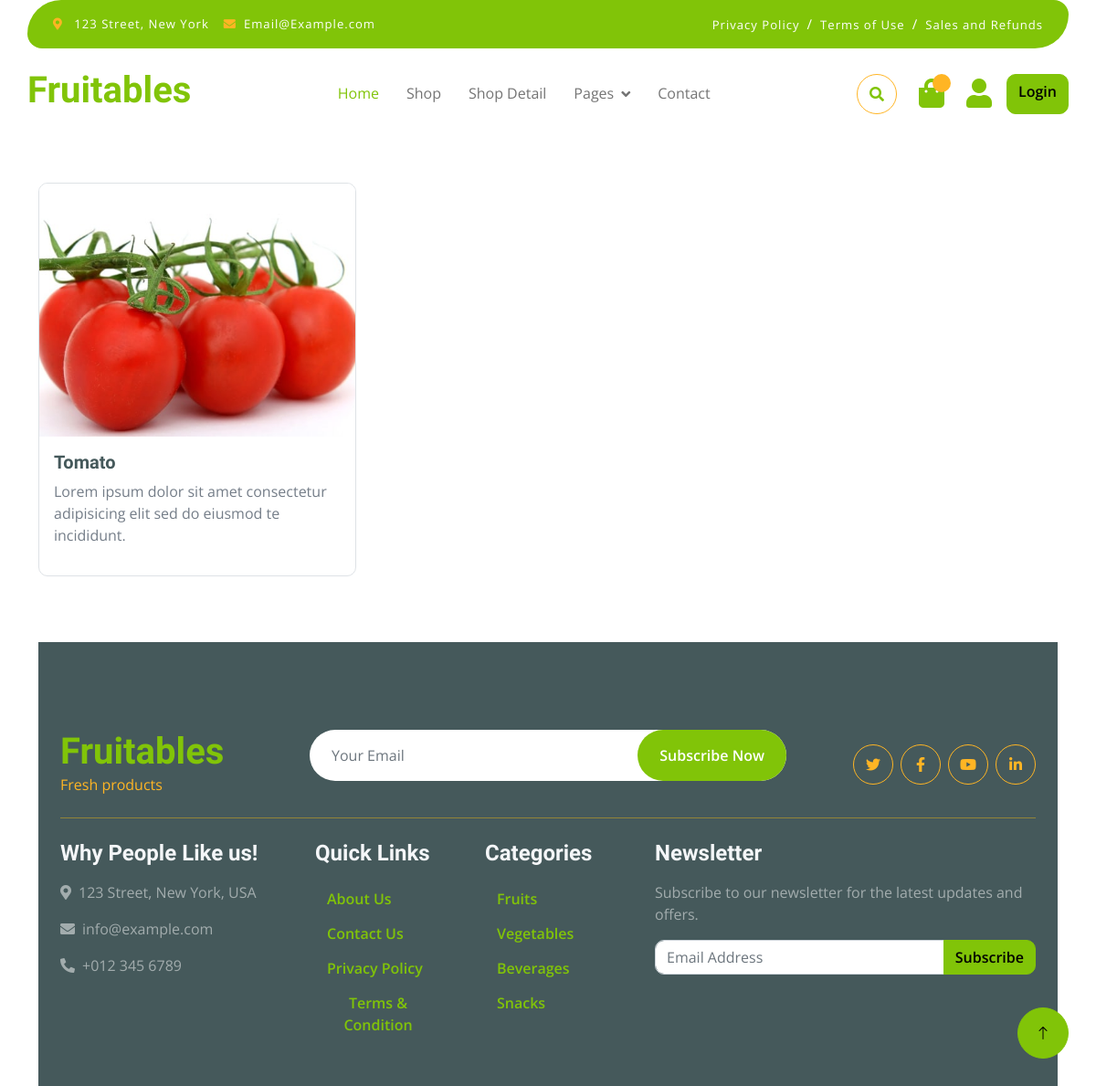
The app's page /category/, older data.
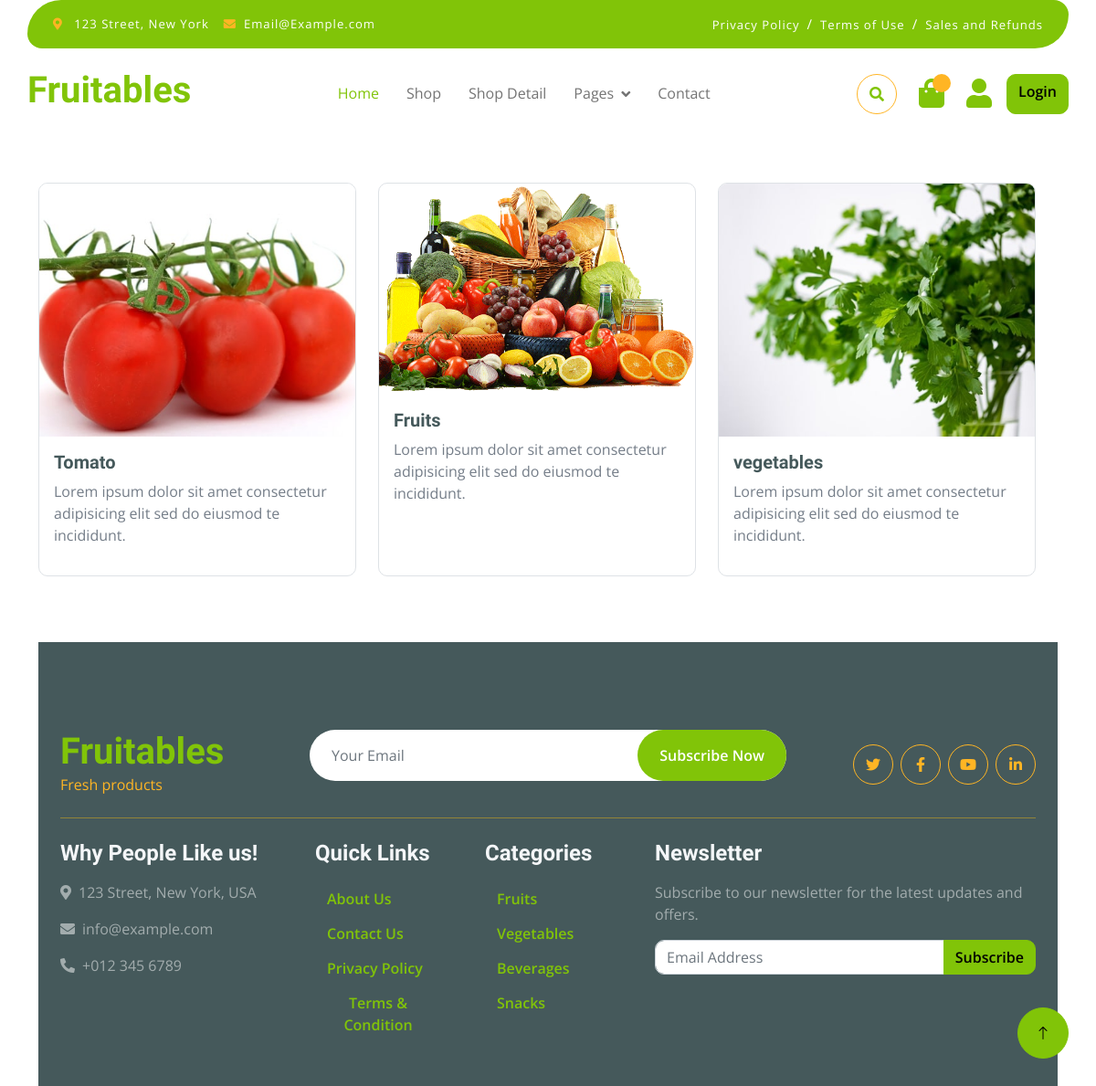
The same page, newer data.
### core/models.py (models this page shows, shortened)
class Category(models.Model):
    cid = ShortUUIDField(unique=True, length=10,max_length=20,prefix="cat",alphabet="sbjahdnck")
    title = models.CharField(max_length=100)
    image = models.ImageField(upload_to="category")
    class Meta:
        verbose_name_plural = "categories"

### core/views.py (the view)
# urls.py: path('category/',views.category_list_view,name="category-list"),
def category_list_view(request):
    categories = Category.objects.all()
    context = {"categories": categories}
    return render(request, "core/category-list.html", context)

### templates/core/category-list.html (shortened to what this page needs)
{% extends 'partials/base.html' %}
{% load static %}
{% block content %}
<div class="container" style="margin-top: 200px;">
    <div class="row mb-5">
    <div class="row">
        {% if categories %}
            {% for c in categories %}
            <div class="col-md-4 mb-4">
                <div class="card h-100">
                    <img src="{{ c.image.url }}" class="card-img-top" alt="{{ c.title }}">
                    <div class="card-body">
                        <h5 class="card-title font-weight-bold">{{ c.title }}</h5>
                        <p class="card-text">Lorem ipsum dolor sit amet consectetur adipisicing elit sed do eiusmod te incididunt.</p>
                    </div>
                </div>
            </div>
            {% endfor %}
        {% else %}
            <p>No categories available.</p>
        {% endif %}
    </div>
</div>
{% endblock content %}

### templates/partials/base.html (shortened to what this page needs)
{% load static %}
<!DOCTYPE html>
<html lang="en">
<head>
    <link rel="stylesheet" href="https://use.fontawesome.com/releases/v5.15.4/css/all.css"/>
    <link href="https://cdn.jsdelivr.net/npm/bootstrap-icons@1.4.1/font/bootstrap-icons.css" rel="stylesheet">
    <link href="{% static 'lib/lightbox/css/lightbox.min.css' %}" rel="stylesheet">
    <link href="{% static 'lib/owlcarousel/assets/owl.carousel.min.css' %}" rel="stylesheet">
    <link href="{% static 'assets/css/bootstrap.min.css' %}" rel="stylesheet">
    <link href="{% static 'assets/css/style.css' %}" rel="stylesheet">
</head>
<body>
    <div class="container-fluid fixed-top">
        <div class="container topbar bg-primary d-none d-lg-block">
            <div class="d-flex justify-content-between">
                <div class="top-info ps-2">
                    <small class="me-3"><i class="fas fa-map-marker-alt me-2 text-secondary"></i> <a href="#" class="text-white">123 Street, New York</a></small>
                    <small class="me-3"><i class="fas fa-envelope me-2 text-secondary"></i><a href="#" class="text-white">Email@Example.com</a></small>
                </div>
                <div class="top-link pe-2">
                    <a href="#" class="text-white"><small class="text-white mx-2">Privacy Policy</small>/</a>
                    <a href="#" class="text-white"><small class="text-white mx-2">Terms of Use</small>/</a>
                    <a href="#" class="text-white"><small class="text-white ms-2">Sales and Refunds</small></a>
                </div>
            </div>
        </div>
        <div class="container px-0">
            <nav class="navbar navbar-light bg-white navbar-expand-xl">
                <a href="{% url 'core:index' %}" class="navbar-brand"><h1 class="text-primary display-6">Fruitables</h1></a>
                <div class="collapse navbar-collapse bg-white" id="navbarCollapse">
                    <div class="navbar-nav mx-auto">
                        <a href="{% url 'core:index' %}" class="nav-item nav-link active">Home</a>
                        <a href="{% url 'core:shop' %}" class="nav-item nav-link ">Shop</a>
                        <a href="{% url 'core:shop_details' %}" class="nav-item nav-link">Shop Detail</a>
                        <div class="nav-item dropdown">
                            <a href="#" class="nav-link dropdown-toggle" data-bs-toggle="dropdown">Pages</a>
                        </div>
                        <a href="{% url 'core:contact' %}" class="nav-item nav-link ">Contact</a>
                    </div>
                    <div class="d-flex m-3 me-0">
                        <button class="btn-search btn border border-secondary btn-md-square rounded-circle bg-white me-4" data-bs-toggle="modal" data-bs-target="#searchModal"><i class="fas fa-search text-primary"></i></button>
                        <a href="#" class="position-relative me-4 my-auto">
                            <i class="fa fa-shopping-bag fa-2x"></i>
                            <span class="position-absolute bg-secondary rounded-circle d-flex align-items-center justify-content-center text-dark px-1"
                            style="top: -5px; left: 15px; height: 20px; min-width: 20px;">
                        </a>
                            <a href="#" class="my-auto">
                                <i class="fas fa-user fa-2x"></i>
                            </a>
                            {% if user.is_authenticated %}
                            <a href="{% url 'userauths:sign-out' %}" class="btn btn-danger ms-3">Logout</a>
                            {% else %}
                            <a href="{% url 'userauths:sign-in' %}" class="btn btn-primary ms-3">Login</a>
                            {% endif %}
                    </div>
                </div>
            </nav>
        </div>
    </div>
    {% block content %}
    {% endblock content %}
    <div class="container-fluid bg-dark text-white-50 footer pt-5 mt-5">
        <div class="container py-5">
            <div class="pb-4 mb-4" style="border-bottom: 1px solid rgba(226, 175, 24, 0.5);">
                <div class="row g-4">
                    <div class="col-lg-3">
                        <a href="#">
                            <h1 class="text-primary mb-0">Fruitables</h1>
                            <p class="text-secondary mb-0">Fresh products</p>
                        </a>
                    </div>
                    <div class="col-lg-6">
                        <div class="position-relative mx-auto">
                            <input class="form-control border-0 w-100 py-3 px-4 rounded-pill" type="number" placeholder="Your Email">
                            <button type="submit" class="btn btn-primary border-0 border-secondary py-3 px-4 position-absolute rounded-pill text-white" style="top: 0; right: 0;">Subscribe Now</button>
                        </div>
                    </div>
                    <div class="col-lg-3">
                        <div class="d-flex justify-content-end pt-3">
                            <a class="btn btn-outline-secondary me-2 btn-md-square rounded-circle" href=""><i class="fab fa-twitter"></i></a>
                            <a class="btn btn-outline-secondary me-2 btn-md-square rounded-circle" href=""><i class="fab fa-facebook-f"></i></a>
                            <a class="btn btn-outline-secondary me-2 btn-md-square rounded-circle" href=""><i class="fab fa-youtube"></i></a>
                            <a class="btn btn-outline-secondary btn-md-square rounded-circle" href=""><i class="fab fa-linkedin-in"></i></a>
                        </div>
                    </div>
                </div>
            </div>
            <div class="row g-5">
                <div class="col-lg-3 col-md-6">
                    <div class="footer-item">
                        <h4 class="text-light mb-3">Why People Like us!</h4>
                        <p><i class="fa fa-map-marker-alt me-2"></i>123 Street, New York, USA</p>
                        <p><i class="fa fa-envelope me-2"></i>info@example.com</p>
                        <p><i class="fa fa-phone-alt me-2"></i>+012 345 6789</p>
                    </div>
                </div>
                <div class="col-lg-2 col-md-6">
                    <div class="footer-item">
                        <h4 class="text-light mb-3">Quick Links</h4>
                        <a class="btn btn-link" href="#">About Us</a>
                        <a class="btn btn-link" href="#">Contact Us</a>
                        <a class="btn btn-link" href="#">Privacy Policy</a>
                        <a class="btn btn-link" href="#">Terms & Condition</a>
                    </div>
                </div>
                <div class="col-lg-2 col-md-6">
                    <div class="footer-item">
                        <h4 class="text-light mb-3">Categories</h4>
                        <a class="btn btn-link" href="#">Fruits</a>
                        <a class="btn btn-link" href="#">Vegetables</a>
                        <a class="btn btn-link" href="#">Beverages</a>
                        <a class="btn btn-link" href="#">Snacks</a>
                    </div>
                </div>
                <div class="col-lg-5 col-md-12">
                    <div class="footer-item">
                        <h4 class="text-light mb-3">Newsletter</h4>
                        <p>Subscribe to our newsletter for the latest updates and offers.</p>
                        <form action="">
                            <div class="input-group">
                                <input type="email" class="form-control" placeholder="Email Address">
                                <button class="btn btn-primary" type="submit">Subscribe</button>
                            </div>
                        </form>
                    </div>
                </div>
            </div>
        </div>
    </div>
    <a href="#" class="btn btn-primary btn-lg-square rounded-circle back-to-top"><i class="bi bi-arrow-up"></i></a>
</body>
</html>

### static/assets/css/style.css (style rules this page uses)
.back-to-top { position: fixed; right: 30px; bottom: 30px; display: flex; width: 45px; height: 45px; align-items: center; justify-content: center; transition: 0.5s; z-index: 99; }
.btn { font-weight: 600; transition: .5s; }
.btn-md-square { width: 44px; height: 44px; }
.btn-lg-square { width: 56px; height: 56px; }
.btn-square, .btn-sm-square, .btn-md-square, .btn-lg-square { padding: 0; display: flex; align-items: center; justify-content: center; font-weight: normal; }
.btn.border-secondary { transition: 0.5s; }
.fixed-top { transition: 0.5s; background: var(--bs-white); border: 0; }
.topbar { padding: 20px; border-radius: 230px 100px; }
.topbar .top-info { font-size: 15px; line-height: 0; letter-spacing: 1px; display: flex; align-items: center; }
.topbar .top-link { font-size: 15px; line-height: 0; letter-spacing: 1px; display: flex; align-items: center; }
.topbar .top-link a { letter-spacing: 1px; }
.navbar .navbar-nav .nav-link { padding: 10px 15px; font-size: 16px; transition: .5s; }
.navbar { height: 100px; border-bottom: 1px solid rgba(255, 255, 255, .1); }
.navbar .navbar-nav .nav-link:hover, .navbar .navbar-nav .nav-link.active, .fixed-top.bg-white .navbar .navbar-nav .nav-link:hover, .fixed-top.bg-white .navbar .navbar-nav .nav-link.active { color: var(--bs-primary); }
.navbar .dropdown-toggle::after { border: none; content: "\f107"; font-family: "Font Awesome 5 Free"; font-weight: 700; vertical-align: middle; margin-left: 8px; }
.card { border: 1px solid #dee2e6; border-radius: 10px; transition: box-shadow 0.3s ease; }

Row changes from the older to the newer data that the page shows:
added Category: image (picture), title "Fruits"
added Category: image (picture), title "vegetables"
